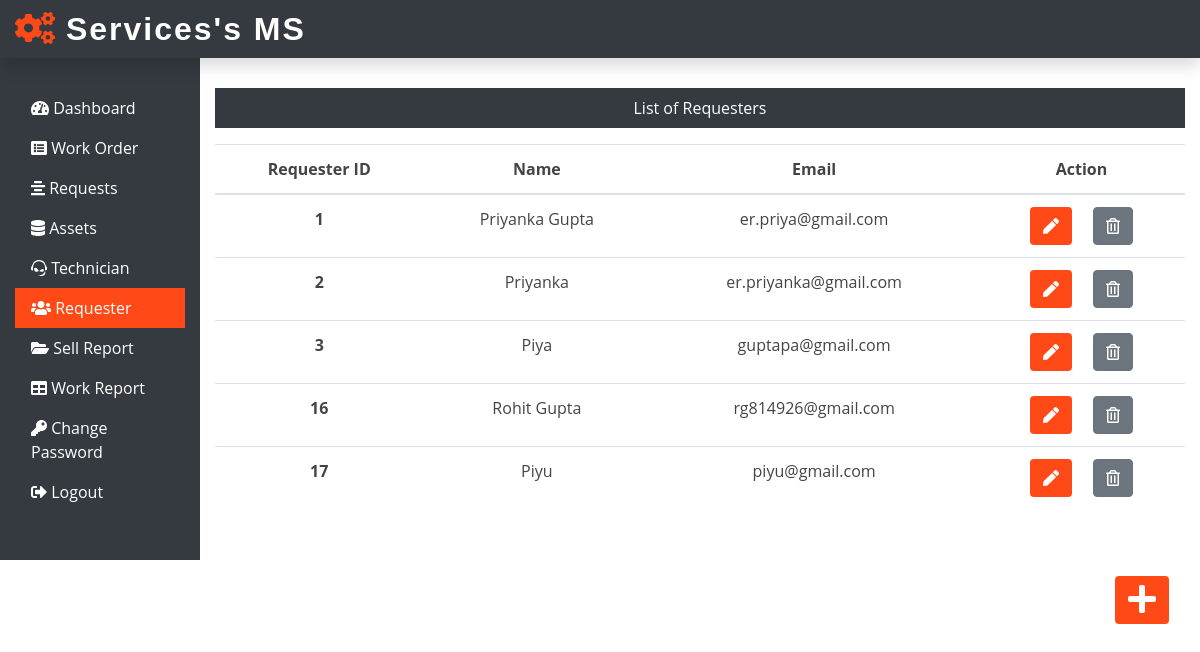
Screenshot of /sms.php/Admin/requester.php (signed in) with the database file from the repository.
### tables this page shows
CREATE TABLE `requesterlogin_tb` (
  `r_login_id` int(11) NOT NULL,
  `r_name` varchar(60) NOT NULL,
  `r_email` varchar(60) NOT NULL,
  `r_password` varchar(8) NOT NULL
);

### sms.php/Admin/requester.php (the view, shortened to what this page needs)
<?php
include('includes/header.php');
include('../dbConnection.php');
?>
<div class="col-sm-9 col-md-10 mt-5 text-center">
    <p class="bg-dark text-white p-2">List of Requesters</p>
    <?php
     $sql = "SELECT * FROM requesterlogin_tb";
     $result = $conn->query($sql);
     if($result-> num_rows > 0){
        echo '<table class="table">
        <thead>
         <tr>
          <th scope="col">Requester ID</th>
          <th scope="col">Name</th>
          <th scope="col">Email</th>
          <th scope="col">Action</th>
         </tr>
        </thead>
        <tbody>';
         while($row = $result->fetch_assoc()){
         echo '<tr>';
         echo '<th scope="row">'.$row["r_login_id"].'</th>';
         echo '<td>'. $row["r_name"].'</td>';
         echo '<td>'.$row["r_email"].'</td>';
         echo '<td>
         <form action="editreq.php" method="POST" class="d-inline">
         <input type="hidden" name="id" value='. $row["r_login_id"] .'>
         <button type="submit" class="btn butn-colour mr-3" name="view" value="View">
         <i class="fas fa-pen"></i></button></form>
         <form action="" method="POST" class="d-inline"><input type="hidden" name="id"
         value='. $row["r_login_id"] .'><button type="submit" class="btn btn-secondary"
         name="delete" value="Delete"><i class="far fa-trash-alt"></i></button></form>
         </td>
        </tr>';
        }
        echo '</tbody>
    </table>';
     }
     else {
        echo "0 Result";
      }
?>
</div>
</div>
<div class="float-right"><a href="insertreq.php" class="btn butn-colour mr-3 mt-3">
<i class="fas fa-plus fa-2x text-white"></i></a></div>
</div>
</body>
</html>

### sms.php/css/custom.css (style rules this page uses)
body { font-family: "Open Sans", sans-serif; color: #444444; }
.butn-colour { background: #ff4a17; color: #fff; }

### rows the page displays
requesterlogin_tb: r_login_id "1", r_name "Priyanka Gupta", r_email "er.priya@gmail.com"
requesterlogin_tb: r_login_id "2", r_name "Priyanka", r_email "er.priyanka@gmail.com"
requesterlogin_tb: r_login_id "3", r_name "Piya", r_email "guptapa@gmail.com"
requesterlogin_tb: r_login_id "16", r_name "Rohit Gupta", r_email "rg814926@gmail.com"
requesterlogin_tb: r_login_id "17", r_name "Piyu", r_email "piyu@gmail.com"
